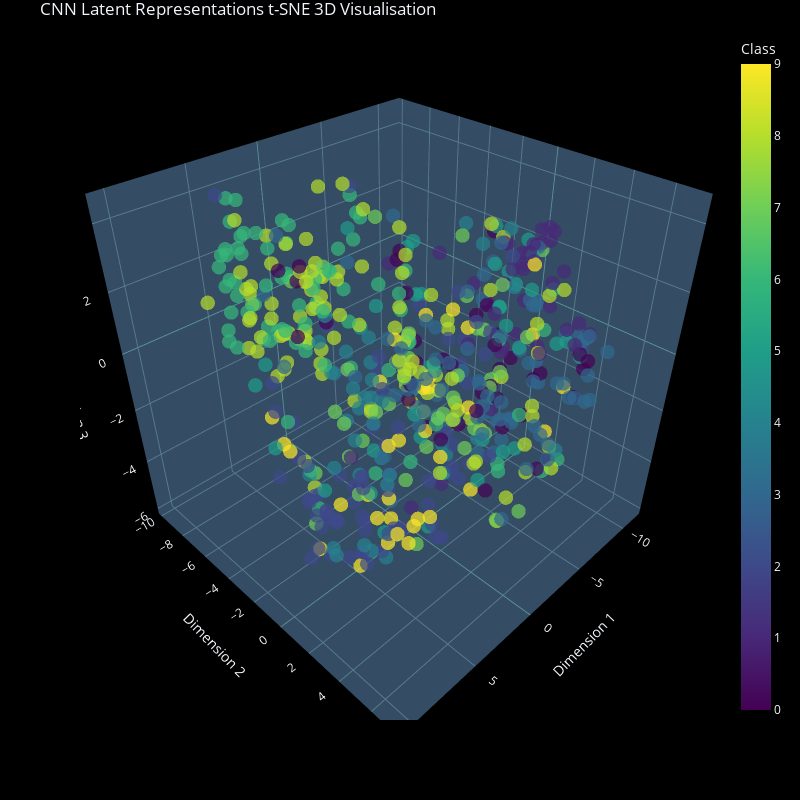

Notebook code for this chart:
### Code cell
tsne_3d_visualization("CNN", cnn_latent_vectors, labels)

### Figure 1 — Plotly figure (JSON) as saved in the notebook; plotly's stock layout.template omitted (floating-point values rounded to 4 significant figures; data arrays with more than 128 entries replaced by an {"elided": "..."} marker saying what was removed)
{"data": [{"hovertemplate": "x=%{x}<br>y=%{y}<br>z=%{z}<br>Class=%{marker.color}<extra></extra>", "legendgroup": "", "marker": {"color": {"elided": "575 int values"}, "coloraxis": "coloraxis", "symbol": "circle", "opacity": 0.7, "size": 5}, "mode": "markers", "name": "", "scene": "scene", "showlegend": false, "x": {"elided": "575 float values"}, "y": {"elided": "575 float values"}, "z": {"elided": "575 float values"}, "type": "scatter3d"}], "layout": {"scene": {"domain": {"x": [0.0, 1.0], "y": [0.0, 1.0]}, "xaxis": {"title": {"text": "Dimension 1"}, "gridcolor": "#577B8D", "zerolinecolor": "#57A6A1", "backgroundcolor": "#344C64"}, "yaxis": {"title": {"text": "Dimension 2"}, "gridcolor": "#577B8D", "zerolinecolor": "#57A6A1", "backgroundcolor": "#344C64"}, "zaxis": {"title": {"text": "Dimension 3"}, "gridcolor": "#577B8D", "zerolinecolor": "#57A6A1", "backgroundcolor": "#344C64"}, "aspectmode": "cube"}, "coloraxis": {"colorbar": {"title": {"text": "Class"}}, "colorscale": [[0.0, "#440154"], [0.1111, "#482878"], [0.2222, "#3e4989"], [0.3333, "#31688e"], [0.4444, "#26828e"], [0.5556, "#1f9e89"], [0.6667, "#35b779"], [0.7778, "#6ece58"], [0.8889, "#b5de2b"], [1.0, "#fde725"]]}, "legend": {"tracegroupgap": 0}, "title": {"text": "CNN Latent Representations t-SNE 3D Visualisation"}, "margin": {"l": 80, "r": 80, "t": 30, "b": 80}, "paper_bgcolor": "black", "plot_bgcolor": "black", "autosize": false, "width": 800, "height": 800}}
